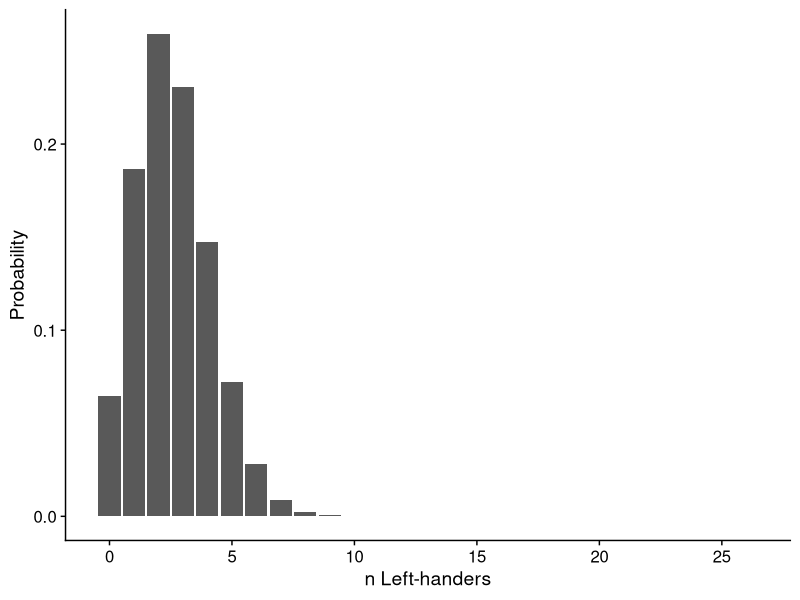
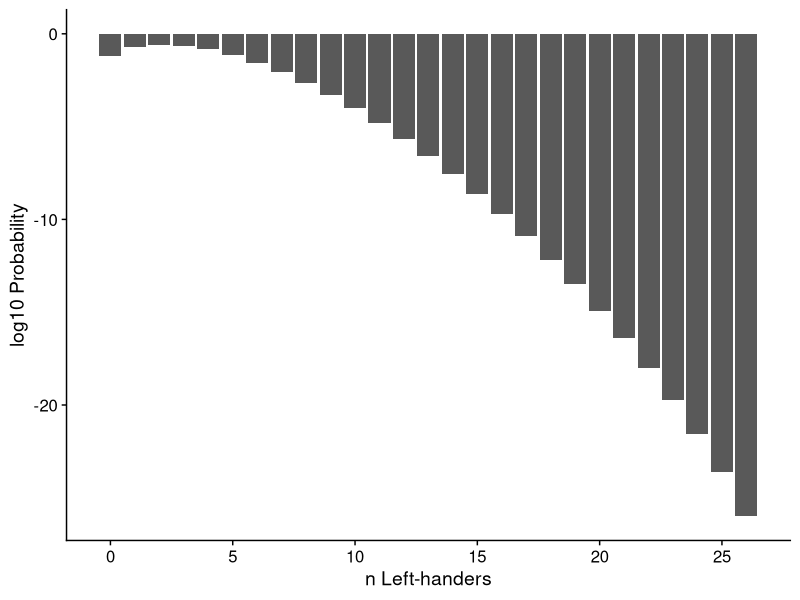

These charts were generated, in order, by the following R code:
## ---- chunk 1
library(tidyverse)
library(cowplot)
theme_set(theme_cowplot())
## ---- chunk 2
dbinom(0, 26, prob = 0.1)
## ---- chunk 3
dbinom(1, 26, prob = 0.1)
## ---- chunk 4
sum(dbinom(1:26, 26, prob = 0.1))
## ---- chunk 5
M <- tibble(Lefties = 0:26,
            Probability = dbinom(0:26, 26, prob = 0.1))
ggplot(M, aes(Lefties, Probability)) + 
  geom_bar(stat = "identity") +
  labs(x = "n Left-handers") +
  scale_x_continuous(breaks = seq(0, 26, by = 5))
## ---- chunk 6
M <- tibble(Lefties = 0:26,
            Probability = dbinom(0:26, 26, prob = 0.1)) %>% 
  mutate(log_Prob = log10(Probability))
ggplot(M, aes(Lefties, log_Prob)) + 
  geom_bar(stat = "identity") +
  labs(x = "n Left-handers", y = "log10 Probability") +
  scale_x_continuous(breaks = seq(0, 26, by = 5))
## ---- chunk 7
choose(69, 5)
choose(26, 1)
## ---- chunk 8
choose(69, 5) * choose(26, 1)
## ---- chunk 9
(0.8 * 0.01) / ((0.8 * 0.01) + (0.1 * 0.99))
## ---- chunk 10
0.2/89.3
